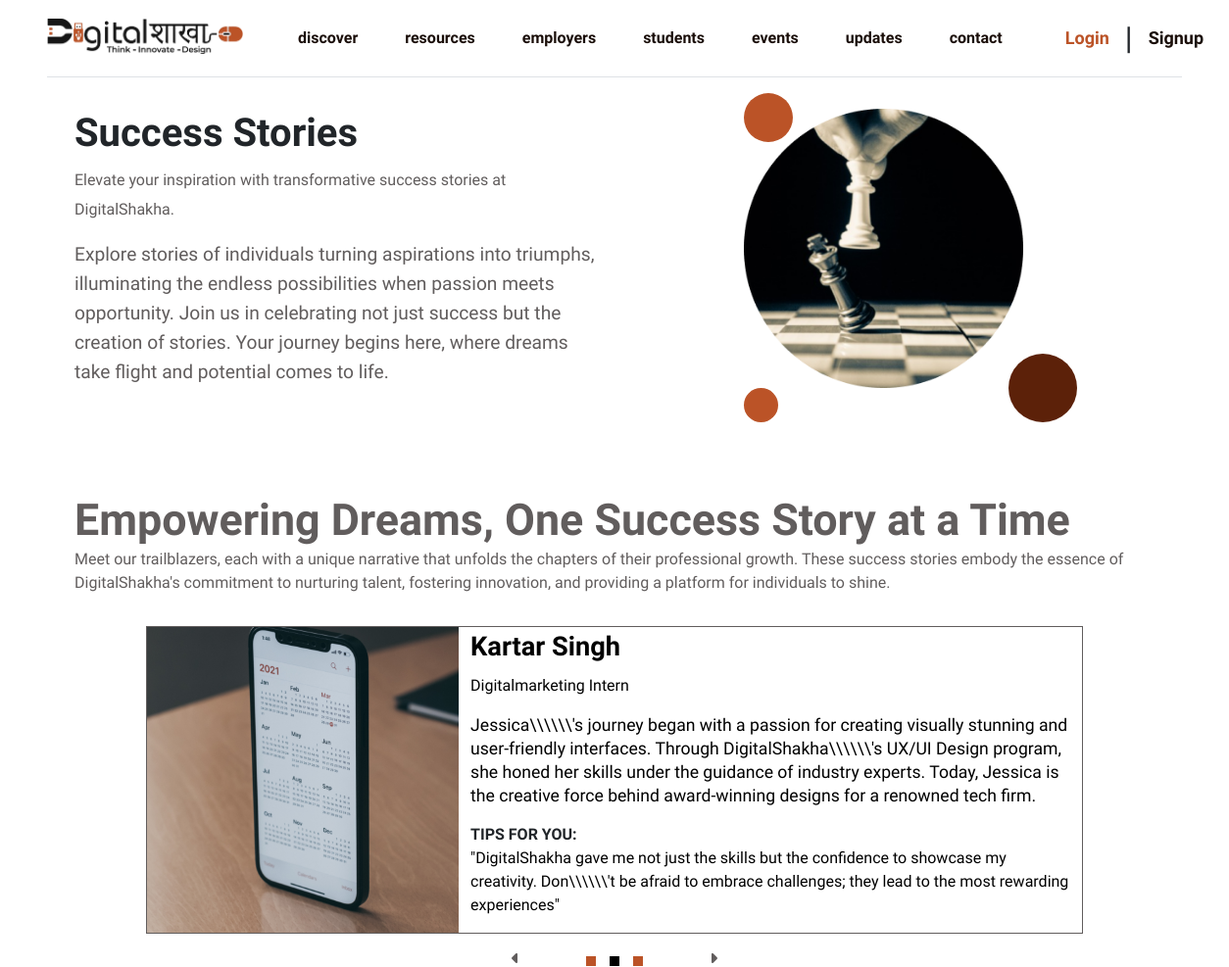
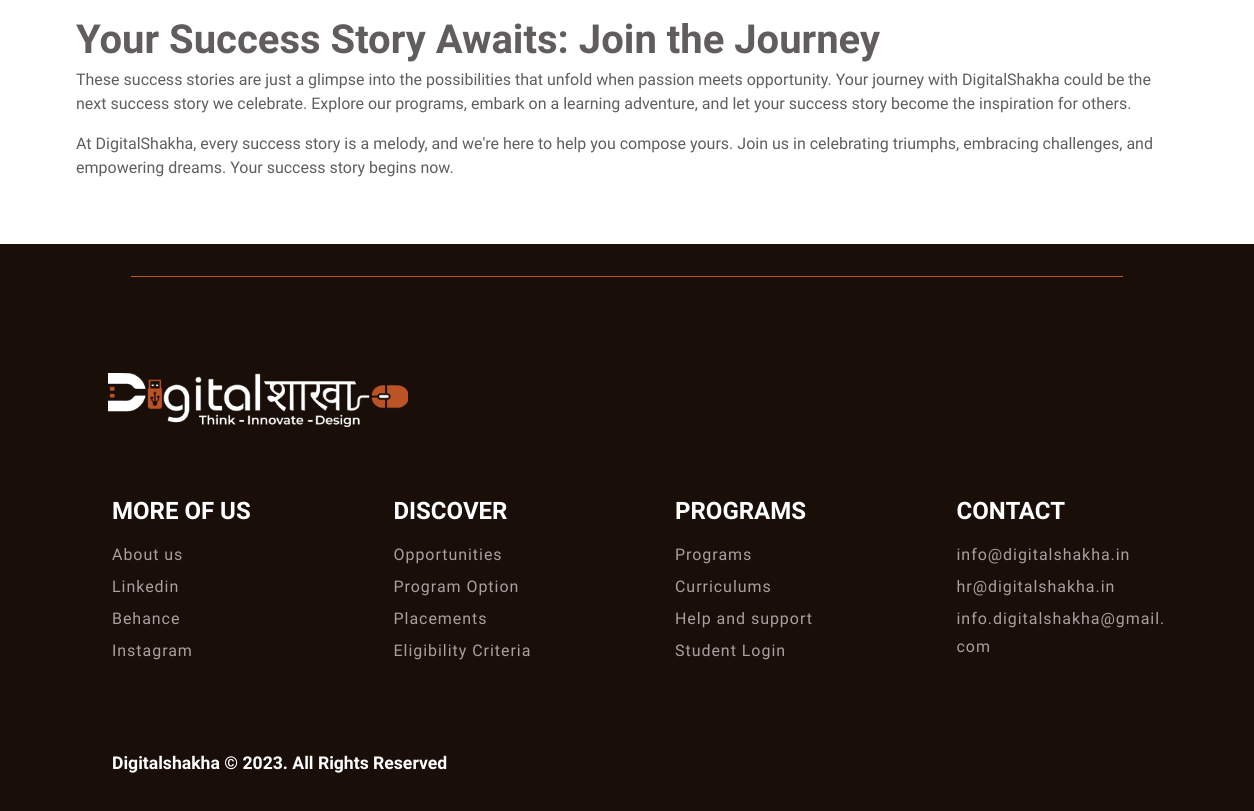
Page /success_stories.php on the committed database (2 pictures, top to bottom).
### tables this page shows
CREATE TABLE `success_story_tbl` (
  `story_id` int(11) NOT NULL,
  `name` varchar(100) NOT NULL,
  `image` varchar(100) NOT NULL,
  `designation` varchar(100) NOT NULL,
  `description` text NOT NULL,
  `tips` text NOT NULL,
  `status` tinyint(4) NOT NULL DEFAULT 1,
  `created_at` timestamp NOT NULL DEFAULT current_timestamp(),
  `updated_at` timestamp NOT NULL DEFAULT current_timestamp() ON UPDATE current_timestamp()
);

### success_stories.php (the view, shortened to what this page needs)
<?php require('./includes/header.php');
require('./admin/config/dbcon.php');
?>
<section class="resume_1">
    <div class="container">
        <div class="row flex_change">
            <div class="col-md-6">
                <div class="text">
                    <h1>Success Stories</h1>
                    <p>Elevate your inspiration with transformative success stories at DigitalShakha.</p>
                    <p>Explore stories of individuals turning aspirations into triumphs, illuminating the endless possibilities when passion meets opportunity. Join us in celebrating not just success but the creation of stories. Your journey begins here, where dreams take flight and potential comes to life.</p>
                </div>
            </div>
            <div class="col-md-6 dot-position d-flex align-content-center justify-content-center">
                <div class="img">
                    <span class="dot1"></span>
                    <img src="./assets/images/success_stories_1.png" alt="">
                    <span class="dot3"></span>
                    <span class="dot4"></span>
                </div>
            </div>
        </div>
    </div>
</section>
<section class="success_stories_2">
    <div class="container">
        <div class="heading">
            <h1>Empowering Dreams, One Success Story at a Time</h1>
            <p>Meet our trailblazers, each with a unique narrative that unfolds the chapters of their professional growth. These success stories embody the essence of DigitalShakha's commitment to nurturing talent, fostering innovation, and providing a platform for individuals to shine.</p>
        </div>
        <div class="story_slider owl-carousel owl-theme">
            <?php
            $sql = "SELECT * FROM success_story_tbl WHERE status = 1";
            $sql_run = mysqli_query($con, $sql);
            if (mysqli_num_rows($sql_run) > 0) {
                while ($data = mysqli_fetch_assoc($sql_run)) {
            ?>
                    <div class="row">
                        <div class="col-md-4 p-0">
                            <div class="img">
                                <img src="./admin/success_story_images/<?=$data['image']?>" alt="">
                            </div>
                        </div>
                        <div class="col-md-8">
                            <div class="text">
                                <div class="head">
                                    <h1><?=$data['name']?></h1>
                                    <p><?=$data['designation']?></p>
                                </div>
                                <div class="main_text">
                                    <p><?=$data['description']?></p>
                                </div>
                                <div class="tips">
                                    <strong>TIPS FOR YOU:</strong>
                                    <p>"<?=$data['tips']?>"</p>
                                </div>
                            </div>
                        </div>
                    </div>
            <?php
                }
            }
            ?>
        </div>
        <div class="end_text">
            <h1>Your Success Story Awaits: Join the Journey</h1>
            <p>These success stories are just a glimpse into the possibilities that unfold when passion meets opportunity. Your journey with DigitalShakha could be the next success story we celebrate. Explore our programs, embark on a learning adventure, and let your success story become the inspiration for others.</p>
            <p>At DigitalShakha, every success story is a melody, and we're here to help you compose yours. Join us in celebrating triumphs, embracing challenges, and empowering dreams. Your success story begins now.</p>
        </div>
    </div>
</section>
<?php require('./includes/footer.php'); ?>
<?php require('./includes/end_html.php'); ?>

### assets/css/header.css (style rules this page uses)
body { font-family: 'Urbanist', sans-serif; }

### assets/css/resumebuilding.css (style rules this page uses)
.resume_1 { padding: 2rem 4rem; }
.resume_1 .text h1 { font-size: 2.5rem; font-weight: 700; line-height: 50px; }
.resume_1 .text p:nth-child(2) { font-size: 1rem; font-weight: 400; line-height: 30px; color: #615D5D; }
.resume_1 .text p:nth-child(3) { font-size: 1.2rem; font-weight: 400; line-height: 30px; color: #615D5D; }
.resume_1 .dot-position { position: relative; }
.resume_1 .img { width: 100%; position: relative; max-width: 300px; }
.resume_1 .img .dot1 { position: absolute; top: -1rem; display: block; border-radius: 50%; width: 50px; height: 50px; background-color: #BB5327; }
.resume_1 .img .dot3 { display: block; border-radius: 50%; width: 35px; height: 35px; background-color: #BB5327; }
.resume_1 .img .dot4 { position: absolute; right: -40px; bottom: 0rem; display: block; border-radius: 50%; width: 70px; height: 70px; background-color: #5C2109; }
.resume_1 .img img { width: 95%; aspect-ratio: 2/2; }

### assets/css/success_stories.css (style rules this page uses)
.success_stories_2 { padding: 2rem 4rem; }
.success_stories_2 .heading { padding: 1rem 0; color: #615D5D; }
.success_stories_2 .heading h1 { font-size: 2.8rem; font-weight: 600; line-height: 40px; }
.success_stories_2 .heading p { font-size: 1rem; font-weight: 400; line-height: 24px; }
.success_stories_2 .story_slider { padding: 0 4.55rem; }
.success_stories_2 .story_slider .row { border: 1px solid #615D5D; margin: 0 !important; }
.success_stories_2 .story_slider .img { height: 100%; }
.success_stories_2 .story_slider .img img { width: 100%; height: 100%; }
.success_stories_2 .text { display: flex; align-items: start; justify-content: space-between; flex-direction: column; height: 100%; }
.success_stories_2 .text .head h1 { font-size: 1.7rem; font-weight: 600; line-height: 40px; color: #000; }
.success_stories_2 .text .head p { font-size: 1rem; font-weight: 400; line-height: 24px; color: #000; }
.success_stories_2 .text .main_text p { font-size: 1.1rem; font-weight: 400; line-height: 24px; color: #000; }
.success_stories_2 .text .tips p { font-size: 1rem; font-weight: 400; line-height: 24px; color: #000; }
.success_stories_2 .end_text { color: #615D5D; padding: 1rem 0; }
.success_stories_2 .end_text h1 { font-size: 2.5rem; font-weight: 600; line-height: 40px; }
.success_stories_2 .end_text { font-size: 1rem; font-weight: 500; line-height: 24px; }

### rows in the picture
success_story_tbl: image (picture), name "Kartar Singh", designation "Digitalmarketing Intern", description "Jessica\\\\\\\\\\\\'s journey began with a passion for creating visually stunning and user-friendly interfaces. Through DigitalShakha\\\\\\\\\\\\'s UX/UI Design program, she honed her skills under the guidance of industry experts. Today, Jessica is the creative force behind award-winning designs for a renowned tech firm.", tips "DigitalShakha gave me not just the skills but the confidence to showcase my creativity. Don\\\\\\\\\\\\'t be afraid to embrace challenges; they lead to the most rewarding experiences"
